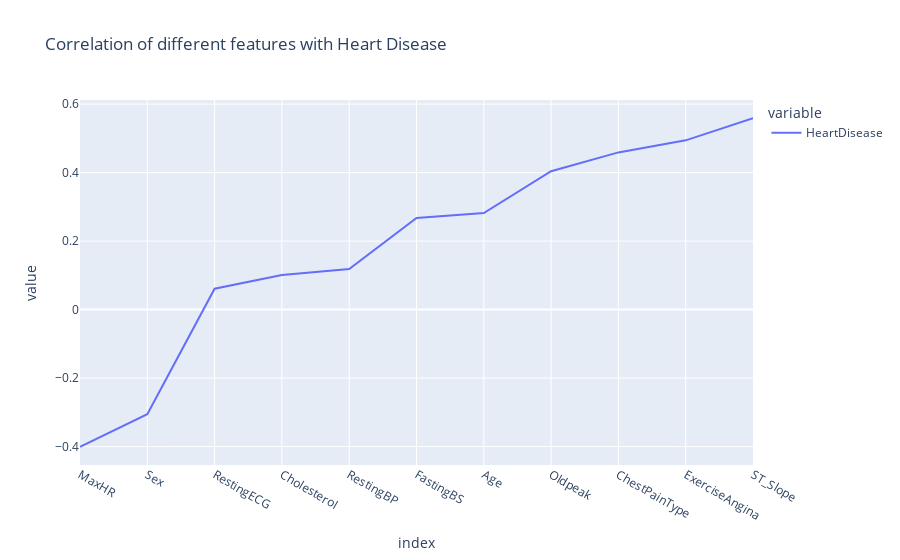

Notebook cell for this chart:
### Markdown cell above
**Data Visualization**

### Code cell
# here i will use plotly express to create some visualizations
import plotly.express as px

# here i will plot the correlation values of different features with respect to HeartDisease feature
px.line(heart_df.corr()['HeartDisease'][:-1].sort_values() , title='Correlation of different features with Heart Disease')

### Figure 1 — Plotly figure (JSON) as saved in the notebook; plotly's stock layout.template omitted (floating-point values rounded to 4 significant figures)
{"data": [{"hovertemplate": "variable=HeartDisease<br>index=%{x}<br>value=%{y}<extra></extra>", "legendgroup": "HeartDisease", "line": {"color": "#636efa", "dash": "solid"}, "marker": {"symbol": "circle"}, "mode": "lines", "name": "HeartDisease", "orientation": "v", "showlegend": true, "type": "scatter", "x": ["MaxHR", "Sex", "RestingECG", "Cholesterol", "RestingBP", "FastingBS", "Age", "Oldpeak", "ChestPainType", "ExerciseAngina", "ST_Slope"], "xaxis": "x", "y": [-0.4004, -0.3054, 0.06101, 0.1013, 0.1183, 0.2673, 0.282, 0.404, 0.459, 0.4943, 0.5588], "yaxis": "y"}], "layout": {"legend": {"title": {"text": "variable"}, "tracegroupgap": 0}, "title": {"text": "Correlation of different features with Heart Disease"}, "xaxis": {"anchor": "y", "domain": [0, 1], "title": {"text": "index"}}, "yaxis": {"anchor": "x", "domain": [0, 1], "title": {"text": "value"}}}}
